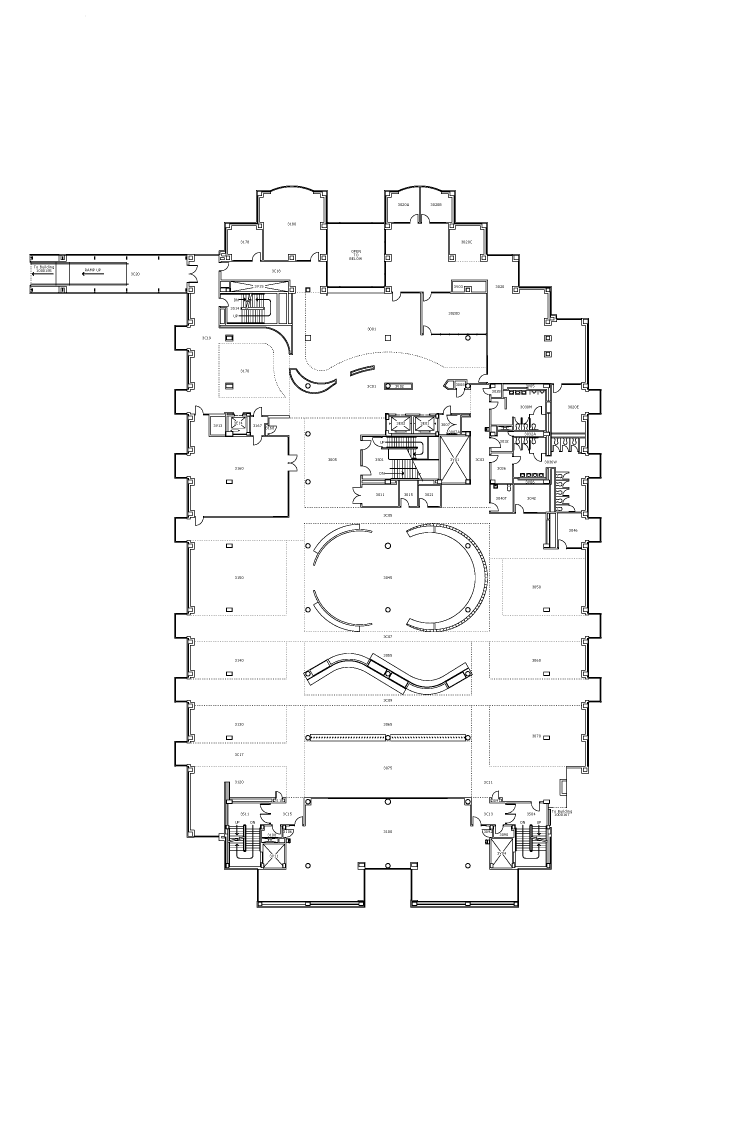
#> input picture fetched/ulib_3.png, 2200 x 3400 px, found by its file name (shown at 1/3 size)
$ python read_rooms.py candidates sheets/ulib_3.png --out out/
#> lines starting #> are read from the running program, lines starting #| are printed output that depends on the picture; after the words box and inside, x2 and y2 are one past the last pixel; in counts of white or black regions, pixels touching at a corner belong together
### scripts/mprint/label_rooms.py
#!/usr/bin/env python3
"""
Label MPrint floor-plan rooms by reading the plan, not by OCR.

The plans' room numbers are ~7px tall on some buildings (e.g. Shapiro), which
Tesseract can't read reliably, but a person (or Claude) can. So the code does
the geometry and a reader supplies the numbers:

  1. sheet   Flood-fill the plan into regions and render zoomed tiles with each
             region's ID in red. Also writes <stem>_components.json.
  2. (read)  Look at the tiles and write a labels file mapping region ID ->
             room number (null for exterior canopies, open-to-below, vestibules).
             Several regions can share a number (a room split by a dashed line).
  3. verify  Redraw the plan with the assigned numbers in blue at each region's
             centre, next to the plan's own black label, to catch transcription
             mistakes.
  4. export  Write the hit-test mask (<stem>_rooms.png, pixel value = room index,
             0 = no room) and <stem>_rooms.json. Regions are grown back over the
             wall pixels the dilation removed, so clicks near a wall still land.

Region IDs depend on the exact image and parameters, so the labels file records
both (with the image's sha256) and every step refuses to run on a mismatch.

Usage:
    python3 label_rooms.py sheet  ulib_2.png --dilation 8 --wall 200
    python3 label_rooms.py verify ulib_2.png labels/ulib_2.json
    python3 label_rooms.py export ulib_2.png labels/ulib_2.json
"""

import argparse
import hashlib
import json
import sys
from pathlib import Path

import numpy as np
from PIL import Image, ImageDraw, ImageFont
from scipy import ndimage

MIN_REGION_PX = 150  # smaller regions are wall slivers, door swings, stair gaps
FONT = "/usr/share/fonts/truetype/dejavu/DejaVuSans-Bold.ttf"


def load_plan(path: str) -> tuple[Image.Image, np.ndarray]:
    """Flatten onto white (plans are palette/alpha PNGs) and return RGB + grayscale."""
    rgba = Image.open(path).convert("RGBA")
    flat = Image.new("RGBA", rgba.size, "white")
    flat.alpha_composite(rgba)
    return flat.convert("RGB"), np.array(flat.convert("L"))


# [9 lines left out: function segment, not called in this run]


def sha256(path: str) -> str:
    return hashlib.sha256(Path(path).read_bytes()).hexdigest()


def font(size: int) -> ImageFont.ImageFont:
    try:
        return ImageFont.truetype(FONT, size)
    except OSError:
        return ImageFont.load_default()


# [156 lines left out: functions draw_tag, cmd_sheet, load_labels, cmd_verify, cmd_export, main, not called in this run]


# [2 lines that do not run on import are left out]

### scripts/mprint/read_rooms.py
#!/usr/bin/env python3
"""
Label a floor's rooms from the numbers printed on the sheet.

Every room worth naming has its number printed inside it, so this starts from
the numbers and grows rooms out of them, instead of naming flood-fill regions
one by one. An agent (or a person) does the reading; the code does the rest.

  1. context     What we already know about the floor: LibCal rooms, Library
                 CMS rooms, and hand-kept facts in rooms/known.json. Read this
                 first; it tells the reader which numbers to expect.
  2. candidates  Find printed labels on the sheet (small glyph clusters) and
                 render them as numbered contact sheets, plus an overview with
                 every candidate boxed so misses are easy to spot.
  3. (read)      Write readings/<sheet>.json: the text of each label and its
                 pixel position. Candidates give exact positions; labels the
                 finder missed (text touching a wall) get a hand-placed point.
  4. grow        Each reading claims the region it sits in. Unnumbered regions
                 join the numbered neighbor they share the most boundary with
                 (furniture drawn inside a room splits it into pieces; this
                 puts them back). Writes the labels file vectorize.py uses and
                 a report of what needs a person: expected rooms not found,
                 numbers in no source, regions with two numbers, and merges.

Usage (from scripts/mprint):
    python3 read_rooms.py context ulib_3
    python3 read_rooms.py candidates sheets/ulib_3.png --out out/
    python3 read_rooms.py grow sheets/ulib_3.png readings/ulib_3.json --report out/ulib_3_report.md
"""

import argparse
import json
import os
import re
import sys
from collections import Counter
from pathlib import Path

import numpy as np
from PIL import Image, ImageDraw
from scipy import ndimage

from label_rooms import font, load_plan, segment, sha256
from room_names import classify

HERE = Path(__file__).resolve().parent
# The seed snapshot (pull request 14). SEED_RAW points elsewhere when it is not checked out here.
SEED_RAW = Path(os.environ.get("SEED_RAW", HERE.parent / "seed" / "raw"))
ORDINAL = {1: "1st", 2: "2nd", 3: "3rd"}


# [58 lines left out: functions sheet_entry, libcal_room, expected_rooms, not called in this run]


def find_candidates(gray: np.ndarray, wall: int = 200) -> list[list[int]]:
    """Bounding boxes of clusters of small glyphs: [x0, y0, x1, y1]."""
    ink = gray < wall
    parts, _ = ndimage.label(ink, structure=np.ones((3, 3)))
    glyphs = np.zeros_like(ink)
    for index, box in enumerate(ndimage.find_objects(parts), start=1):
        size = (box[0].stop - box[0].start, box[1].stop - box[1].start)
        if 4 <= max(size) <= 14:
            glyphs[box] |= parts[box] == index
    groups, _ = ndimage.label(ndimage.binary_dilation(glyphs, iterations=2), structure=np.ones((3, 3)))
    boxes = []
    for index, box in enumerate(ndimage.find_objects(groups), start=1):
        h, w = box[0].stop - box[0].start, box[1].stop - box[1].start
        members = len(np.unique(parts[box][(groups[box] == index) & glyphs[box]]))
        if members >= 3 and 10 <= max(h, w) <= 90 and min(h, w) >= 6:
            boxes.append([box[1].start, box[0].start, box[1].stop, box[0].stop])
    return sorted(boxes, key=lambda b: (b[1] // 40, b[0]))


def render_candidates(rgb: Image.Image, boxes: list[list[int]], out: Path, stem: str) -> list[Path]:
    out.mkdir(parents=True, exist_ok=True)
    label_font = font(16)
    per, cols, cell_w, cell_h = 48, 6, 190, 70
    written = []
    for start in range(0, len(boxes), per):
        chunk = boxes[start : start + per]
        sheet = Image.new("RGB", (cols * cell_w, ((len(chunk) + cols - 1) // cols) * cell_h), "white")
        draw = ImageDraw.Draw(sheet)
        for k, (x0, y0, x1, y1) in enumerate(chunk):
            crop = rgb.crop((x0 - 4, y0 - 4, x1 + 4, y1 + 4))
            scale = min(3, 140 / crop.width, 50 / crop.height)
            crop = crop.resize((max(1, int(crop.width * scale)), max(1, int(crop.height * scale))), Image.LANCZOS)
            cx, cy = (k % cols) * cell_w, (k // cols) * cell_h
            draw.rectangle([cx, cy, cx + cell_w - 1, cy + cell_h - 1], outline=(200, 200, 200))
            draw.text((cx + 2, cy + 2), str(start + k), fill=(200, 0, 0), font=label_font)
            sheet.paste(crop, (cx + 45, cy + 10))
        path = out / f"{stem}_candidates_{start // per:02d}.png"
        sheet.save(path)
        written.append(path)
    overview = rgb.convert("RGB").copy()
    draw = ImageDraw.Draw(overview)
    for k, (x0, y0, x1, y1) in enumerate(boxes):
        draw.rectangle([x0 - 2, y0 - 2, x1 + 2, y1 + 2], outline=(220, 0, 0), width=2)
        draw.text((x1 + 3, y0 - 4), str(k), fill=(220, 0, 0), font=font(12))
    path = out / f"{stem}_candidates_overview.png"
    overview.save(path)
    written.append(path)
    return written


# [139 lines left out: functions _region_at, _contacts, grow, write_report, not called in this run]


def main() -> None:
    parser = argparse.ArgumentParser(description=__doc__, formatter_class=argparse.RawDescriptionHelpFormatter)
    sub = parser.add_subparsers(dest="cmd", required=True)
    p = sub.add_parser("context")
    p.add_argument("sheet")
    p = sub.add_parser("candidates")
    p.add_argument("image")
    p.add_argument("--out", default="out")
    p = sub.add_parser("grow")
    p.add_argument("image")
    p.add_argument("readings")
    p.add_argument("--labels-out", help="write the labels file here (default: print a summary only)")
    p.add_argument("--report", help="write a Markdown report here")
    args = parser.parse_args()

    if args.cmd == "context":
        print(json.dumps(expected_rooms(sheet_entry(args.sheet)), indent=1))
    elif args.cmd == "candidates":
        rgb, gray = load_plan(args.image)
#> gray is the input picture: shape (3400, 2200); min 0, max 255, mean 248.2
        boxes = find_candidates(gray)
#> in find_candidates, `ink = gray < wall`:
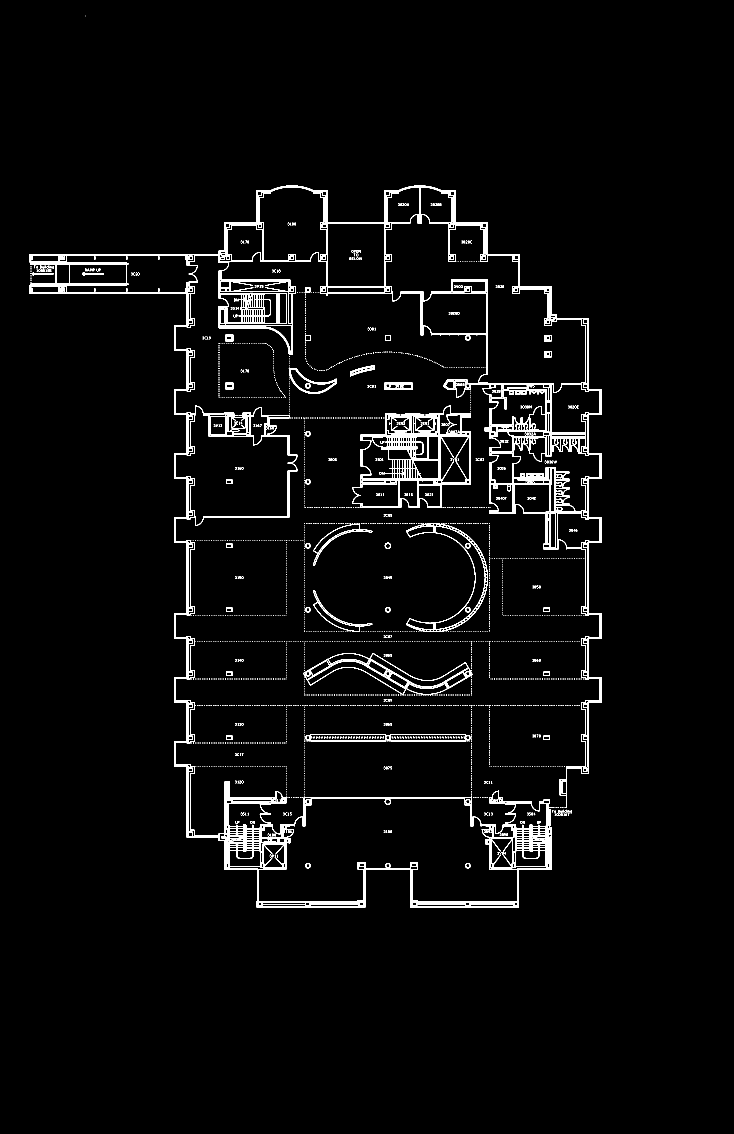
#> ink: shape (3400, 2200) bool (shown at 1/3 size); 2.7% white; 2662 white regions (2568 under 20 px), largest, box (x1, y1, x2, y2) and area: (88, 557, 1805, 2723) 139665, (1057, 1217, 1413, 1523) 17221, (910, 1959, 1418, 2086) 6560
#> in find_candidates, `parts, _ = ndimage.label(ink, structure=np.ones((3, 3)))`:
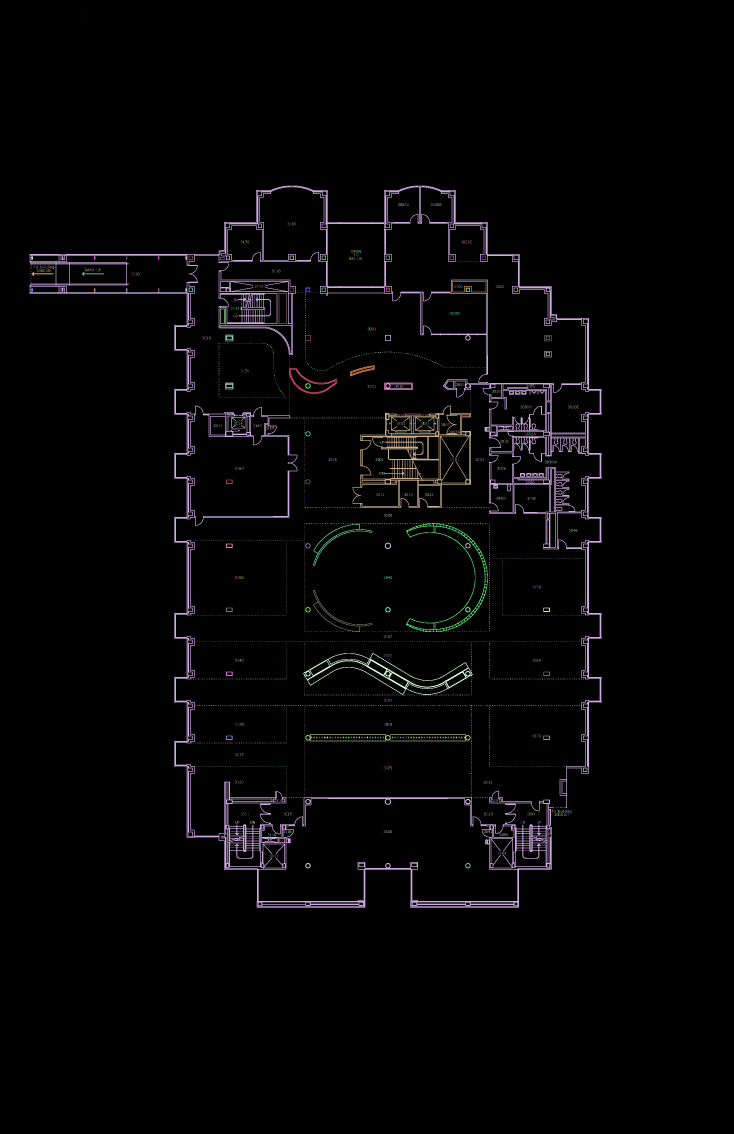
#> parts: shape (3400, 2200) int32 (shown at 1/3 size); 2663 distinct labels, from 0 to 2662; one colour per label, 0 black
#> the loop in find_candidates, `for index, box in enumerate(ndimage.find_objects(parts), start=1):` made 2662 passes
#> size on passes 1 to 3: (2, 1), (2166, 1717), (8, 5)
#> after the loop in find_candidates, `for index, box in enumerate(ndimage.find_objects(parts), start=1):`:
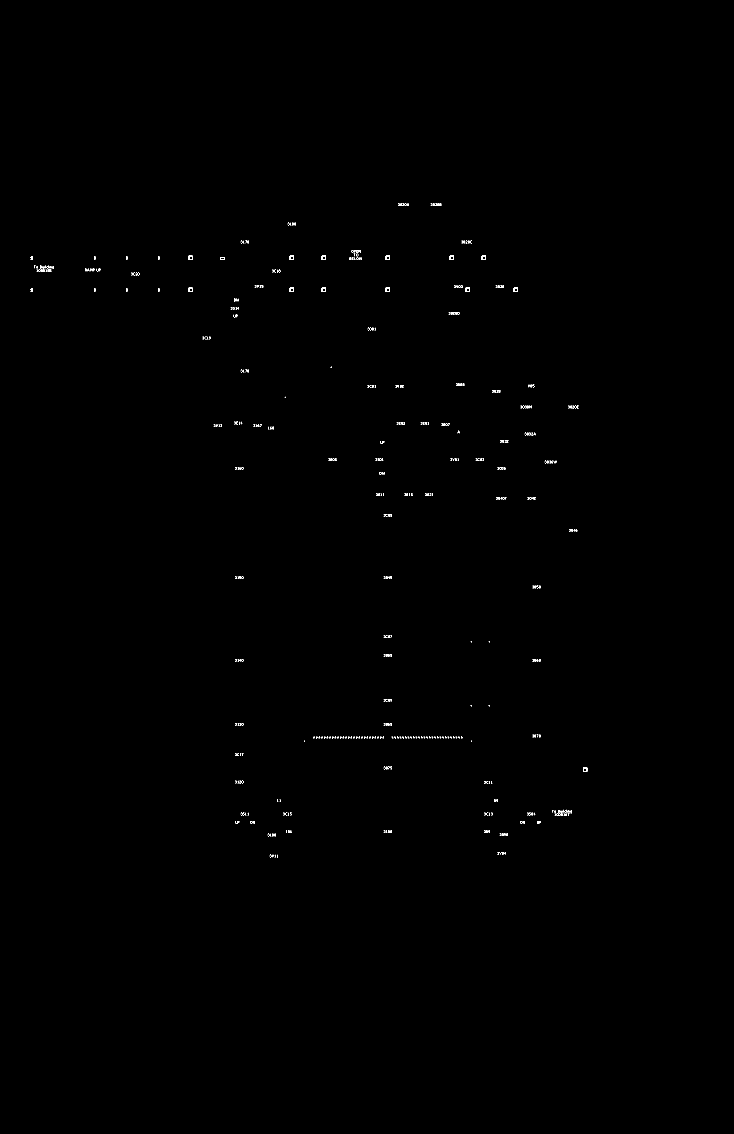
#> glyphs: shape (3400, 2200) bool (shown at 1/3 size); 0.11% white in thin lines or dots, all inside (x1, y1, x2, y2) = (92, 610, 1762, 2572)
#> the loop in find_candidates, `for index, box in enumerate(ndimage.find_objects(groups), start=1):` made 119 passes
#> (h, w, members) on passes 1 to 8: (12, 37, 5), (12, 36, 5), (12, 29, 4), (12, 29, 4), (12, 36, 5), (34, 41, 11), (17, 16, 1), (17, 17, 1)
#> after the loop in find_candidates, `for index, box in enumerate(ndimage.find_objects(groups), start=1):`: boxes = 75 items, first 6: [1192, 608, 1229, 620], [1290, 608, 1326, 620], [861, 666, 890, 678], [720, 720, 749, 732], [1382, 720, 1418, 732], [1047, 748, 1088, 782]
#> boxes = 75 items, first 6: [1192, 608, 1229, 620], [1290, 608, 1326, 620], [861, 666, 890, 678], [720, 720, 749, 732], [1047, 748, 1088, 782], [1382, 720, 1418, 732]
        stem = Path(args.image).stem
        out = Path(args.out)
        (out / f"{stem}_candidates.json").parent.mkdir(parents=True, exist_ok=True)
        (out / f"{stem}_candidates.json").write_text(json.dumps(
            [{"index": k, "x": (b[0] + b[2]) / 2, "y": (b[1] + b[3]) / 2, "box": b} for k, b in enumerate(boxes)], indent=1))
        for path in render_candidates(rgb, boxes, out, stem):
#> in render_candidates, `per, cols, cell_w, cell_h = 48, 6, 190, 70`: per = 48; cols = 6; cell_w = 190; cell_h = 70
#> in render_candidates, `sheet.save(path)`:
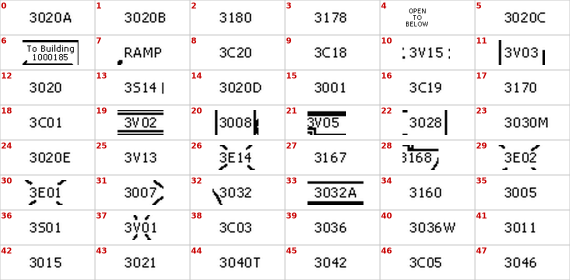
#> saved as ulib_3_candidates_00.png: PIL image 1140x560 RGB (shown at 1/2 size); mean R, G, B 239.9, 238.3, 238.3
#> in render_candidates, `sheet.save(path)`:
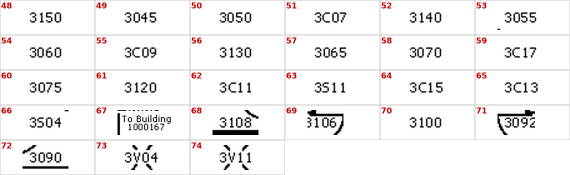
#> saved as ulib_3_candidates_01.png: PIL image 1140x350 RGB (shown at 1/2 size); mean R, G, B 242.4, 240.7, 240.7
#> in render_candidates, `overview.save(path)`:
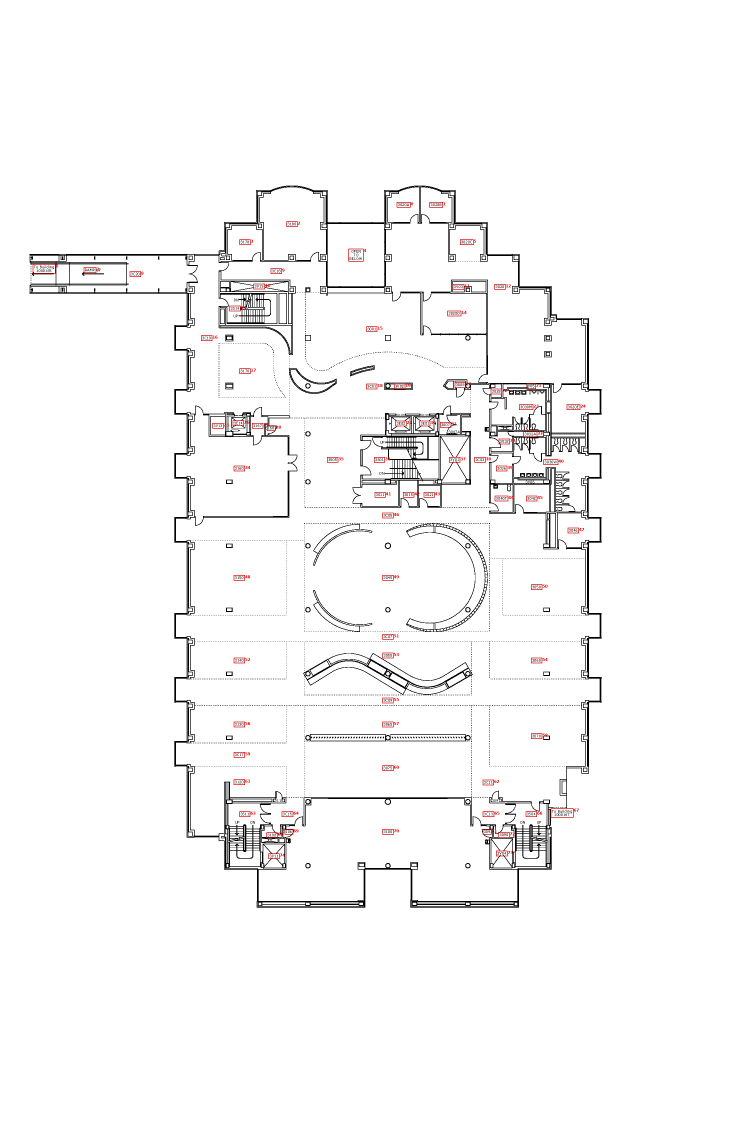
#> saved as ulib_3_candidates_overview.png: PIL image 2200x3400 RGB (shown at 1/3 size); mean R, G, B 248.2, 247.6, 247.6
            print(path)
#> this loop made 3 passes
#| out/ulib_3_candidates_00.png
#| out/ulib_3_candidates_01.png
#| out/ulib_3_candidates_overview.png
        print(f"{len(boxes)} candidates", file=sys.stderr)
    else:
        result, report = grow(args.image, args.readings)
        if args.labels_out:
            Path(args.labels_out).write_text(json.dumps(result, indent=1) + "\n")
        if args.report:
            sheet = Path(args.image).stem
            write_report(report, expected_rooms(sheet_entry(sheet)), Path(args.report), sheet)
        print(f"{len(report['numbers'])} numbers, {len(report['merges'])} merges, {len(report['shared'])} shared, "
              f"{len(report['unlabeled'])} unlabeled", file=sys.stderr)


if __name__ == "__main__":
    main()
